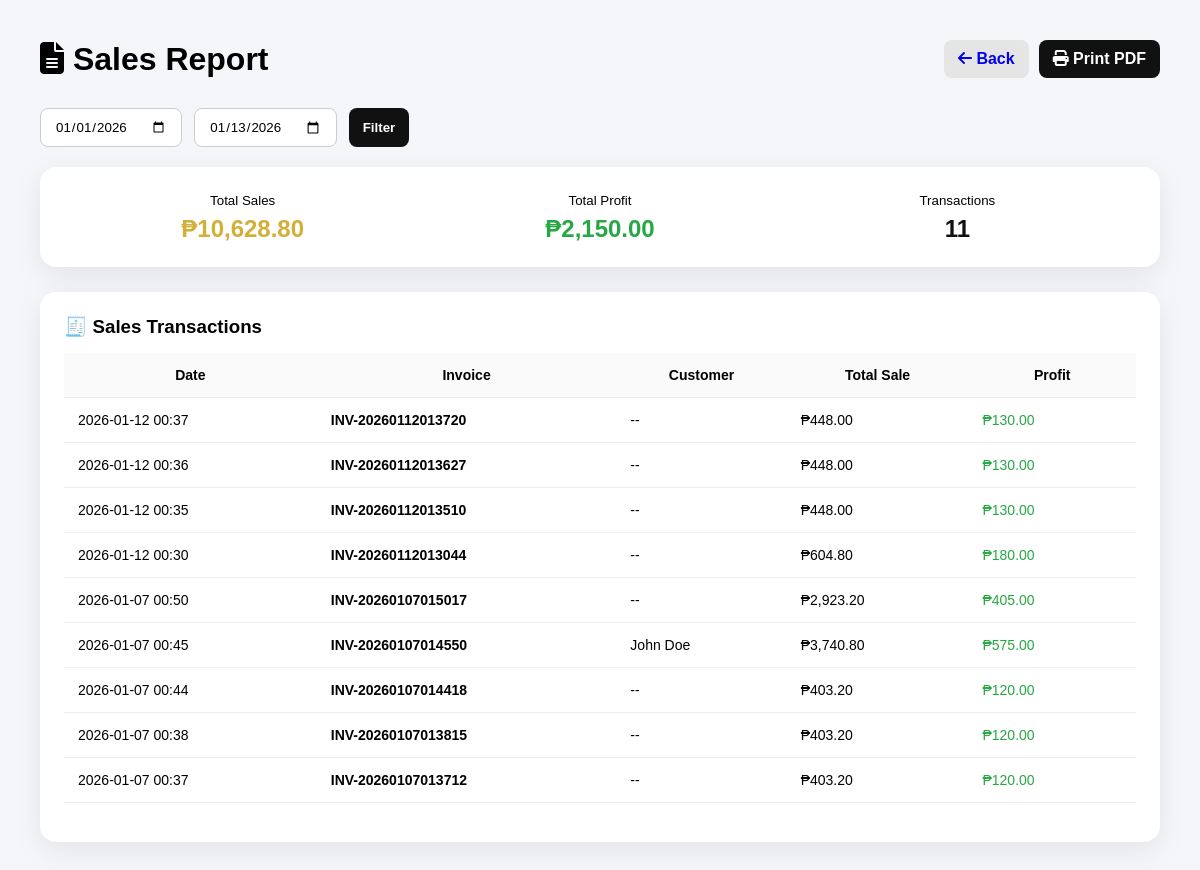
Page /admin/functions/sales_report.php on the committed database.
### tables this page shows
CREATE TABLE `sales` (
  `id` int(11) NOT NULL,
  `invoice_no` varchar(50) DEFAULT NULL,
  `total` decimal(10,2) DEFAULT NULL,
  `vat` decimal(10,2) DEFAULT NULL,
  `cash` decimal(10,2) DEFAULT NULL,
  `change_amount` decimal(10,2) DEFAULT NULL,
  `customer_name` varchar(100) DEFAULT NULL,
  `customer_tin` varchar(50) DEFAULT NULL,
  `admin` varchar(100) DEFAULT NULL,
  `created_at` timestamp NOT NULL DEFAULT current_timestamp()
);

### admin/functions/sales_report.php (the view, shortened to what this page needs)
<?php
include '../../db.php';
$from = $_GET['from'] ?? date('Y-m-01');
$to   = $_GET['to']   ?? date('Y-m-d');
$fromDate = $from . ' 00:00:00';
$toDate   = $to   . ' 23:59:59';
$sales = [];
$q = $conn->query("
    SELECT
        s.id,
        s.invoice_no,
        s.total,
        s.customer_name,
        s.created_at,
        COALESCE(SUM(si.profit),0) AS profit
    FROM sales s
    LEFT JOIN sales_items si ON si.sale_id = s.id
    WHERE s.created_at BETWEEN '$fromDate' AND '$toDate'
    GROUP BY s.id
    ORDER BY s.created_at DESC
");
while ($row = $q->fetch_assoc()) {
    $sales[] = $row;
}
$totalSales        = array_sum(array_column($sales, 'total'));
$totalProfit       = array_sum(array_column($sales, 'profit'));
$totalTransactions = count($sales);
?>
<!DOCTYPE html>
<html lang="en">
<head>
<link rel="stylesheet" href="https://cdnjs.cloudflare.com/ajax/libs/font-awesome/6.5.0/css/all.min.css">
</head>
<body>
<div class="main-content">
<div class="header">
    <h1><i class="fas fa-file-alt"></i> Sales Report</h1>
    <div class="actions">
<a href="../reports.php" class="btn btn-back" style="text-decoration: none;">
    <i class="fas fa-arrow-left"></i> Back
</a>
<a
    href="sales_report_pdf.php?from=<?= $from ?>&to=<?= $to ?>"
    target="_blank"
    class="btn btn-print"
    style="text-decoration: none;">
    <i class="fas fa-print"></i> Print PDF
</a>
    </div>
</div>
<form class="filter-bar" method="GET">
    <input type="date" name="from" value="<?= $from ?>" required>
    <input type="date" name="to" value="<?= $to ?>" required>
    <button class="btn">Filter</button>
</form>
<div class="card summary">
    <div>
        <small>Total Sales</small>
        <h2 class="sales">₱<?= number_format($totalSales,2) ?></h2>
    </div>
    <div>
        <small>Total Profit</small>
        <h2 class="profit">₱<?= number_format($totalProfit,2) ?></h2>
    </div>
    <div>
        <small>Transactions</small>
        <h2 class="count"><?= $totalTransactions ?></h2>
    </div>
</div>
<div class="card">
    <h3>🧾 Sales Transactions</h3>
    <div class="table-wrapper">
        <table>
            <thead>
                <tr>
                    <th>Date</th>
                    <th>Invoice</th>
                    <th>Customer</th>
                    <th>Total Sale</th>
                    <th>Profit</th>
                </tr>
            </thead>
            <tbody>
            <?php if (!$sales): ?>
                <tr>
                    <td colspan="5" style="text-align:center;">No records found</td>
                </tr>
            <?php else: foreach ($sales as $s): ?>
                <tr>
                    <td><?= date('Y-m-d H:i', strtotime($s['created_at'])) ?></td>
                    <td><strong><?= htmlspecialchars($s['invoice_no']) ?></strong></td>
                    <td><?= $s['customer_name'] ?: 'Walk-in' ?></td>
                    <td>₱<?= number_format($s['total'],2) ?></td>
                    <td style="color:<?= $s['profit'] < 0 ? '#dc3545' : '#28a745' ?>">
                        ₱<?= number_format($s['profit'],2) ?>
                    </td>
                </tr>
            <?php endforeach; endif; ?>
            </tbody>
        </table>
    </div>
</div>
</div>
</body>
</html>

### admin/functions/sales_report.php (style rules this page uses)
* { margin: 0; padding: 0; box-sizing: border-box; font-family: "Poppins", sans-serif; }
body { background: #f4f6f9; }
.main-content { padding: 40px; }
.header { display: flex; justify-content: space-between; align-items: center; margin-bottom: 30px; }
.actions { display: flex; gap: 10px; }
.btn { padding: 10px 14px; border-radius: 8px; border: none; cursor: pointer; font-weight: 600; }
.btn-back { background: #e5e5e5; }
.btn-print { background: #111; color: #fff; }
.filter-bar { display: flex; gap: 12px; margin-bottom: 20px; }
.filter-bar input { padding: 10px 14px; border-radius: 8px; border: 1px solid #ccc; }
.filter-bar button { background: #111; color: #fff; }
.card { background: #fff; padding: 24px; border-radius: 16px; box-shadow: 0 8px 30px rgba(0,0,0,0.08); margin-bottom: 25px; }
.summary { display: flex; text-align: center; }
.summary div { flex: 1; }
.summary h2 { margin-top: 6px; }
.sales { color: #d4af37; }
.profit { color: #28a745; }
.count { color: #111; }
.table-wrapper { max-height: 480px; overflow-y: auto; }
table { width: 100%; border-collapse: collapse; margin-top: 15px; }
th, td { padding: 14px; border-bottom: 1px solid #eee; font-size: 14px; }
th { background: #fafafa; position: sticky; top: 0; }

### rows in the picture
sales: created_at "2026-01-12 00:37", invoice_no "INV-20260112013720", customer_name "--", total "448.00", profit "130.00"
sales: created_at "2026-01-12 00:36", invoice_no "INV-20260112013627", customer_name "--", total "448.00", profit "130.00"
sales: created_at "2026-01-12 00:35", invoice_no "INV-20260112013510", customer_name "--", total "448.00", profit "130.00"
sales: created_at "2026-01-12 00:30", invoice_no "INV-20260112013044", customer_name "--", total "604.80", profit "180.00"
sales: created_at "2026-01-07 00:50", invoice_no "INV-20260107015017", customer_name "--", total "2,923.20", profit "405.00"
sales: created_at "2026-01-07 00:45", invoice_no "INV-20260107014550", customer_name "John Doe", total "3,740.80", profit "575.00"
sales: created_at "2026-01-07 00:44", invoice_no "INV-20260107014418", customer_name "--", total "403.20", profit "120.00"
sales: created_at "2026-01-07 00:38", invoice_no "INV-20260107013815", customer_name "--", total "403.20", profit "120.00"
sales: created_at "2026-01-07 00:37", invoice_no "INV-20260107013712", customer_name "--", total "403.20", profit "120.00"

### other values in the picture
$totalSales "10,628.80"
$totalProfit "2,150.00"
$totalTransactions "11"
